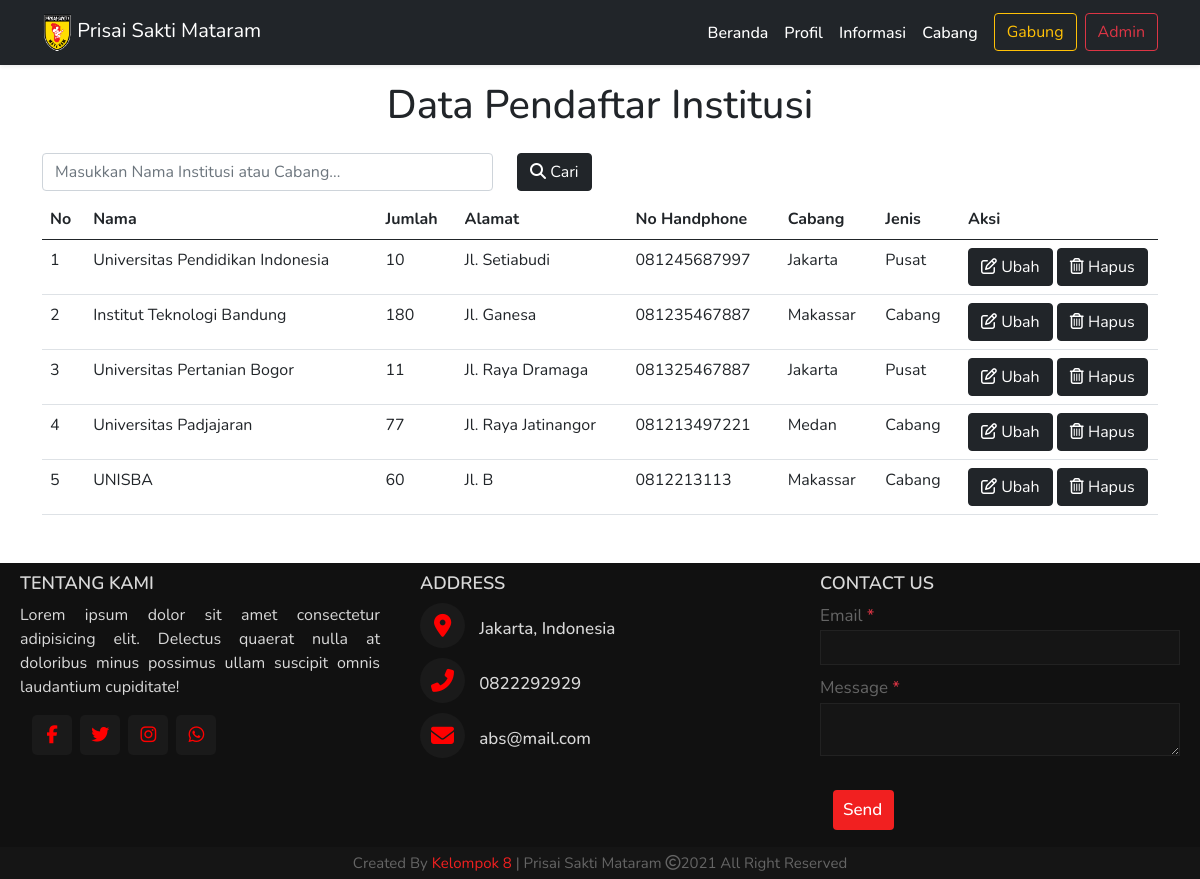
/data_pendaftar_institusi.php (signed in), run on an earlier commit of the app's database.
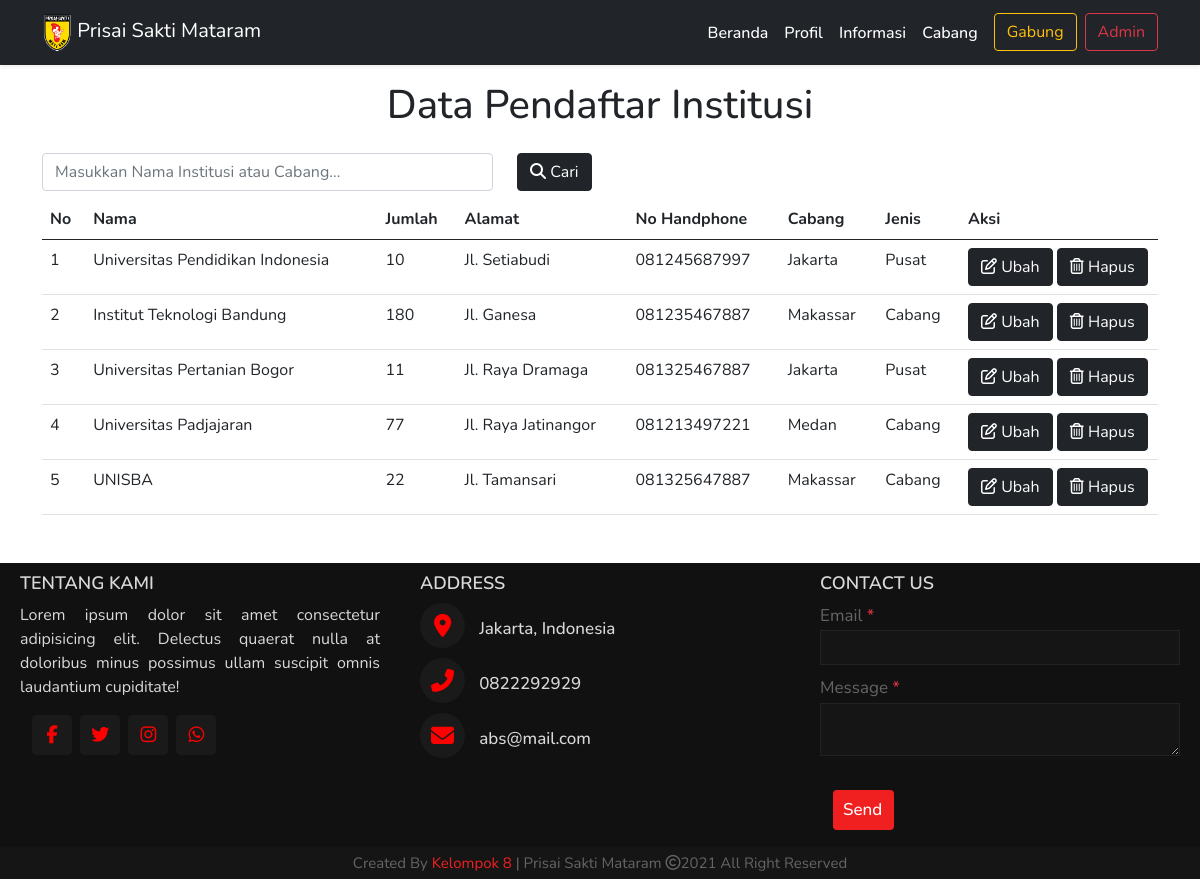
And on a later commit of the database.
### tables this page shows
CREATE TABLE `daftar_institusi` (
  `id` int(9) NOT NULL,
  `nama` varchar(100) NOT NULL,
  `jumlah` int(9) NOT NULL,
  `alamat` varchar(100) NOT NULL,
  `no_telp` varchar(50) NOT NULL,
  `cabang` varchar(50) NOT NULL
);

### functions.php (called while the page is built, shortened)
<?php
  $namaServer = "localhost";
  $user = "root";
  $password = "";
  $database = "psm";
  $koneksi = mysqli_connect($namaServer, $user, $password, $database) or die ("Koneksi Gagal");
  function query($query) {
    global $koneksi;
    $result = mysqli_query($koneksi, $query);
    $rows = [];
    while($row = mysqli_fetch_assoc($result)) {
      $rows[] = $row;
    }
    return $rows;
  }
?>

### data_pendaftar_institusi.php (the view, shortened to what the changed rows need)
<?php
$pendaftar_institusi = query("SELECT *, jenis_cabang(cabang) as 'jenis_cabang' FROM daftar_institusi");
?>
<!DOCTYPE html>
<html lang="en">
<head>
  <link href="https://cdn.jsdelivr.net/npm/bootstrap@5.0.0-beta2/dist/css/bootstrap.min.css" rel="stylesheet" />
  <link rel="stylesheet" href="style.css" />
  <link href="https://code.jquery.com/ui/1.12.1/themes/base/jquery-ui.css" rel="stylesheet">
</head>
<body>
  <h1 class="text-center my-3">Data Pendaftar Institusi</h1>
  <section class="container">
    <?php if (!empty($pendaftar_institusi)) : ?>
      <table class="table table-hover mb-5">
        <thead>
          <tr>
            <th scope="col">No</th>
            <th scope="col">Nama</th>
            <th scope="col">Jumlah</th>
            <th scope="col">Alamat</th>
            <th scope="col">No Handphone</th>
            <th scope="col">Cabang</th>
            <th scope="col">Jenis</th>
            <th scope="col" style="width: 198px;">Aksi</th>
          </tr>
        </thead>
        <tbody>
          <?php $nomor = 1 ?>
          <?php foreach ($pendaftar_institusi as $institusi) : ?>
            <tr>
              <td><?= $nomor ?></td>
              <td><?= $institusi['nama'] ?></td>
              <td><?= $institusi['jumlah'] ?></td>
              <td><?= $institusi['alamat'] ?></td>
              <td><?= $institusi['no_telp'] ?></td>
              <td><?= $institusi['cabang'] ?></td>
              <td><?= $institusi['jenis_cabang'] ?></td>
              <td>
                <a href="ubah_data_pendaftar_institusi.php?id=<?= $institusi['id']; ?>"><button class="btn btn-dark" type="button"><i class="far fa-edit"></i> Ubah</button></a>
                <button class="btn btn-dark" type="button" data-bs-toggle="modal" data-bs-target="#exampleModal<?= $institusi['id']; ?>"><i class="far fa-trash-alt"></i> Hapus</button>
              </td>
            </tr>
            <?php $nomor++ ?>
          <?php endforeach; ?>
        </tbody>
      </table>
    <?php else : ?>
      <div class="container my-5 py-3">
        <h4 class="text-center my-5">Data Tidak Ditemukan!</h4>
      </div>
    <?php endif; ?>
  </section>
  <footer>
    <div class="main-content">
      <div class="left box">
        <h2>Tentang Kami</h2>
      </div>
      <div class="center box">
        <h2>Address</h2>
      </div>
      <div class="right box">
        <h2>Contact us </h2>
      </div>
    </div>
  </footer>
</body>
</html>

What changed in the data, as far as the page shows it:
changed daftar_institusi "UNISBA": jumlah "60" → "22"; alamat "Jl. B" → "Jl. Tamansari"; no_telp "0812213113" → "081325647887"
